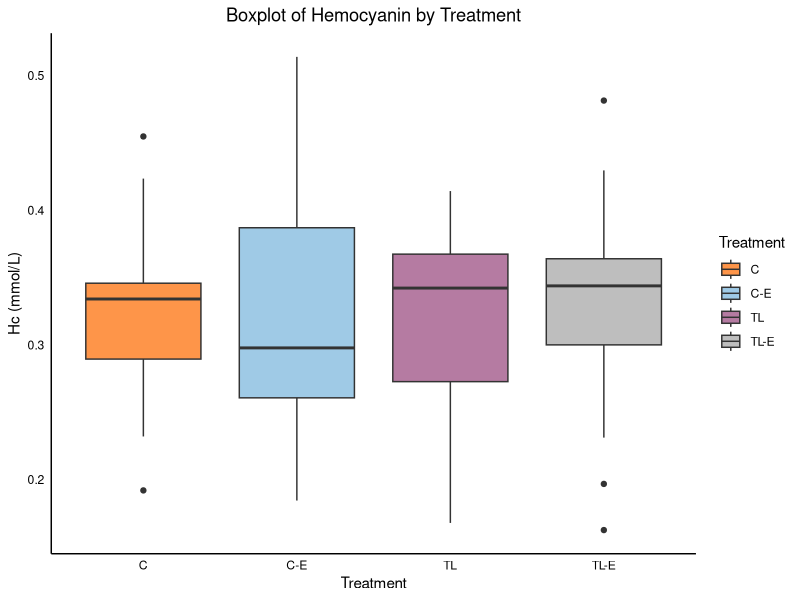
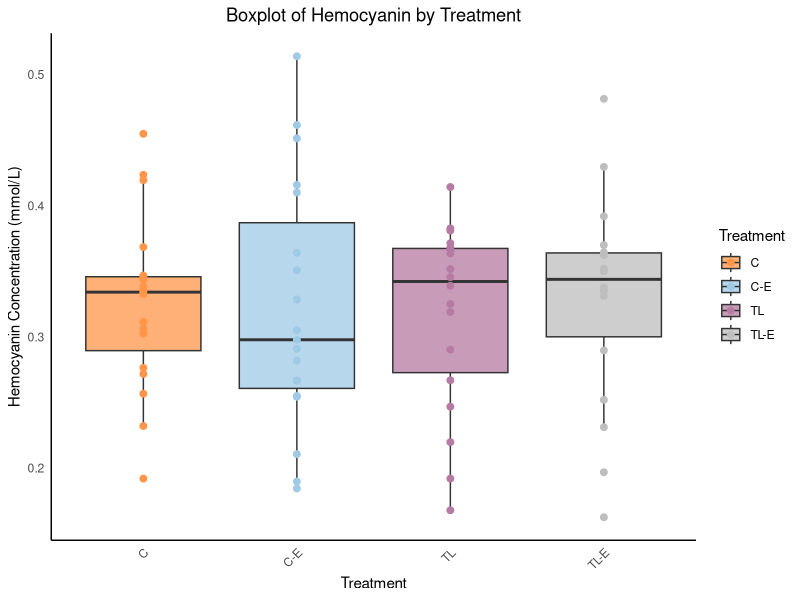
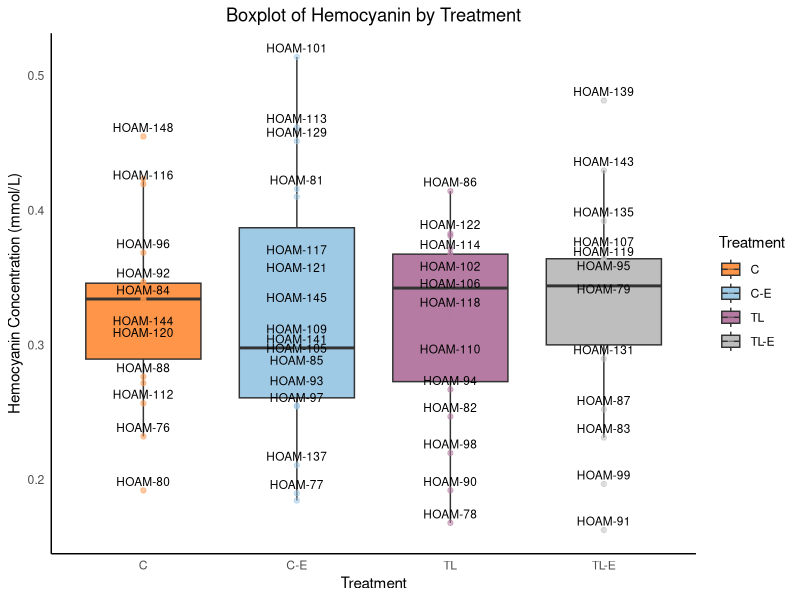

The R script that drew these images, in order: (Note: this script raises an error after producing the figures.)
#####Hemocyanin measurament##########
library(readxl)
library(ggplot2)

data <- read_excel("Hemocyanin_measurament.xlsx", sheet = 2) 

##Boxplot
ggplot(data, aes(x = Treatment, y = Hc_average, fill = Treatment)) + 
  geom_boxplot() +
  labs(title = "Boxplot of Hemocyanin by Treatment",
       x = "Treatment",
       y = "Hc (mmol/L)") +
  theme_minimal() + 
  theme(plot.title = element_text(hjust = 0.5),
        axis.text = element_text(color = "black"),
        axis.title = element_text(color = "black"),
        panel.grid.major = element_blank(),  # Remueve las líneas de la cuadrícula mayor
        panel.grid.minor = element_blank(),  # Remueve las líneas de la cuadrícula menor
        panel.background = element_blank(),  # Remueve el fondo
        axis.line = element_line(color = "black")) +  # Asegura que las líneas de los ejes sean visibles
  scale_fill_manual(values = c("C" = "#FE9549", "C-E" = "#9FCAE6", "TL" = "#B57BA2", "TL-E" = "grey"))  # Colores personalizados para cada tratamiento

#Boxplot with individual points overlaid and changed colors
p <- ggplot(data, aes(x = Treatment, y = Hc_average, fill = Treatment)) +
  geom_boxplot(outlier.shape = NA, alpha = 0.75) +  # Boxplots sin outliers y semi-transparentes
  geom_point(position = position_dodge(width = 0.7), aes(color = Treatment), size = 2) + # Puntos al costado
  scale_fill_manual(values = c("C" = "#FE9549", "C-E" = "#9FCAE6", "TL" = "#B57BA2", "TL-E" = "gray")) +
  scale_color_manual(values = c("C" = "#FE9549", "C-E" = "#9FCAE6", "TL" = "#B57BA2", "TL-E" = "gray")) +
  labs(title = "Boxplot of Hemocyanin by Treatment",
       x = "Treatment",
       y = "Hemocyanin Concentration (mmol/L)") +
  theme_minimal() +
  theme(
    axis.text.x = element_text(angle = 45, hjust = 1),
    axis.line = element_line(colour = "black"),
    panel.grid.major = element_blank(),
    panel.grid.minor = element_blank(),
    panel.background = element_blank(),
    plot.title = element_text(hjust = 0.5)
  )

print(p)

#Boxplot with individual points overlaid and individuals' labels
p <- ggplot(data, aes(x = Treatment, y = Hc_average, fill = Treatment)) +
  geom_boxplot(outlier.shape = NA) +  # Elimina outliers predeterminados
  geom_point(aes(color = Treatment), position = position_dodge(width = 0.75), alpha = 0.5) +
  geom_text(aes(label = Sample), position = position_dodge(width = 0.75), vjust = -0.5, size = 3, check_overlap = TRUE) +
  scale_fill_manual(values = c("C" = "#FE9549", "C-E" = "#9FCAE6", "TL" = "#B57BA2", "TL-E" = "gray")) +
  scale_color_manual(values = c("C" = "#FE9549", "C-E" = "#9FCAE6", "TL" = "#B57BA2", "TL-E" = "gray")) +
  labs(title = "Boxplot of Hemocyanin by Treatment",
       x = "Treatment",
       y = "Hemocyanin Concentration (mmol/L)") +
  theme_minimal() +
  theme(
    axis.line = element_line(colour = "black"),
    panel.grid.major = element_blank(),
    panel.grid.minor = element_blank(),
    panel.background = element_blank(),
    plot.title = element_text(hjust = 0.5)
  )

print(p)

##############Statistics######################
library(tidyverse)
library(car)
library(stats)
library(dplyr)

####Comparison among 4 treatements with ANOVA
# Normality test, tested with Shapiro-Wilk
data %>%
  group_by(Treatment) %>%
  summarise(shapiro_test = shapiro.test(Hc_average)$p.value)

# Levene test
leveneTest(Hc_average ~ Treatment, data = data)

# ANOVA
anova_result <- aov(Hc_average ~ Treatment, data = data)
summary(anova_result)

####Comparison among C and C-E, TL and TL-E groups with a t.test
t.test(Hc_average ~ Treatment, data = data %>% filter(Treatment %in% c("C", "C-E")),
       paired = FALSE, var.equal = TRUE)


t.test(Hc_average ~ Treatment, data = data %>% filter(Treatment %in% c("TL", "TL-E")),
       paired = FALSE, var.equal = TRUE)

